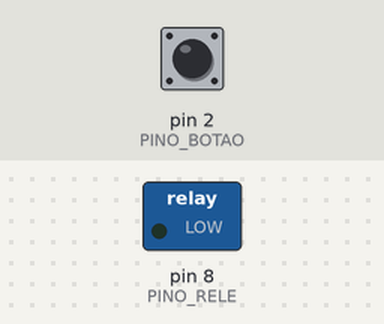
A sketch run on a simulated Arduino Uno, built with avr-gcc and run on an emulated ATmega328P. On the bench: switched loads named in the sketch (green lamp = pin HIGH). Dashed ring = blinking. Inputs (shaded band) come from the test bench; at power-on: pin 2 (PINO_BOTAO) HIGH.

Above: at 1.4 s.
1.5 s: pin 2 (PINO_BOTAO) pulled LOW for 1 s
At 1.95 s:
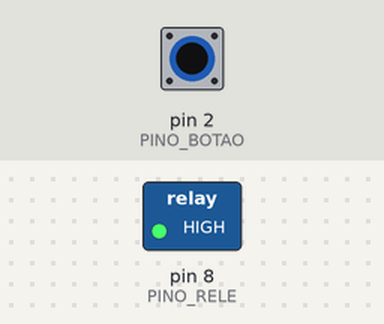
4.2 s: pin 2 (PINO_BOTAO) pulled LOW for 3.2 s
At 4.65 s:
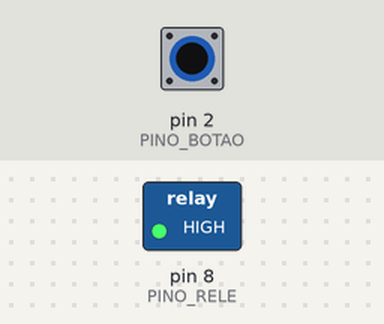
8.9 s: pin 2 (PINO_BOTAO) pulled LOW for 0.35 s
At 10.4 s:
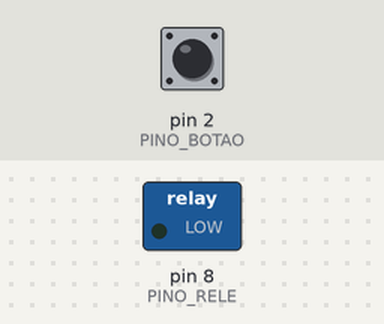
Timing chart, 0 to 11.9 s (numbered marks = the images above; inputs shaded):
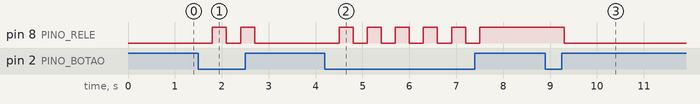

The sketch:

rele.ino
```cpp
// (licence header left out)
#define PINO_RELE 8
#define PINO_BOTAO 2

void setup() {
  // inicializam os pinos do relê e botão
  pinMode(PINO_RELE, OUTPUT);
  pinMode(PINO_BOTAO, INPUT_PULLUP);
}

int estadoBotao = -1;

void loop() {
  // faz a leitura do botão
  int valorBotao = digitalRead(PINO_BOTAO);

  // caso botão pressionado, 0/LOW porque é pull-up
  if (valorBotao == LOW) {
    estadoBotao *= -1; // inverte o valor
  }

  // espera para debounce do botão
  delay(300);

  // ativa/desativa o relê
  if (estadoBotao == -1) {
    digitalWrite(PINO_RELE, LOW);
  } else {
    digitalWrite(PINO_RELE, HIGH);
  }
}
```

Measured:
- after the input at 1.5 s, pin 8 (PINO_RELE): alternates HIGH for 0.30 s and LOW for 0.30 s, 4 changes in all, then stays LOW, starting after 0.30 s
- after the input at 4.2 s, pin 8 (PINO_RELE): alternates HIGH for 0.30 s and LOW for 0.30 s, 11 changes in all, then stays HIGH, starting after 0.30 s
- after the input at 8.9 s, pin 8 (PINO_RELE): HIGH → LOW after 0.40 s
